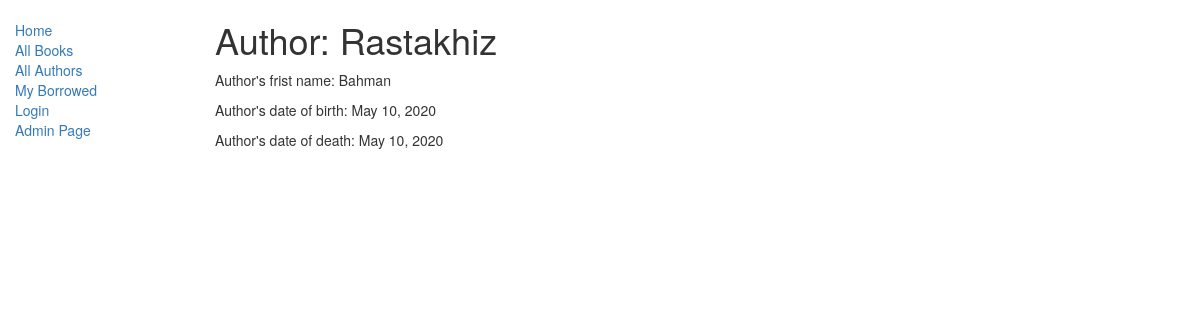
The page /catalog/1/authors/ on the database its author committed.
### catalog/models.py (models this page shows, shortened)
class Author(models.Model):
    first_name = models.CharField(max_length=100)
    last_name = models.CharField(max_length=100)
    date_of_birth = models.DateField(null=True, blank=True)
    date_of_death = models.DateField('Died', null=True, blank=True)

### catalog/views.py (the view)
# urls.py: path('<int:pk>/authors/', views.AuthorDetailView.as_view(), name='author-detail'),
class AuthorDetailView(generic.DetailView):
    model = models.Author
    template_name = 'catalog/author_detail.html'

### catalog/templates/catalog/author_detail.html
{% extends "catalog/base_generic.html" %}
{% block content %}
  <h1>Author: {{ author.last_name }}</h1>
    <p>Author's frist name: {{ author.first_name }}</p>
    <p>Author's date of birth: {{ author.date_of_birth }}</p>
    <p>Author's date of death: {{ author.date_of_death }}</p>
{% endblock %}

### rows shown on the page
Author: last_name "Rastakhiz", first_name "Bahman", date_of_birth "May 10, 2020", date_of_death "May 10, 2020"
